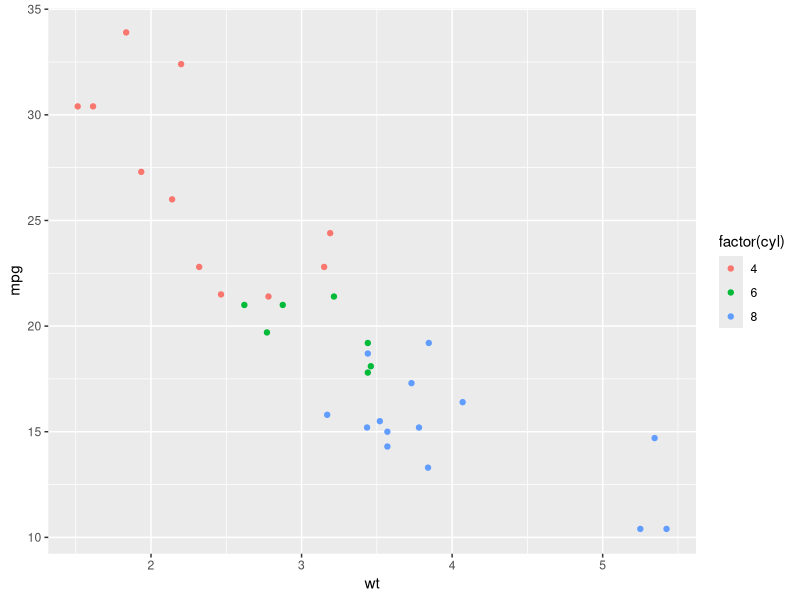
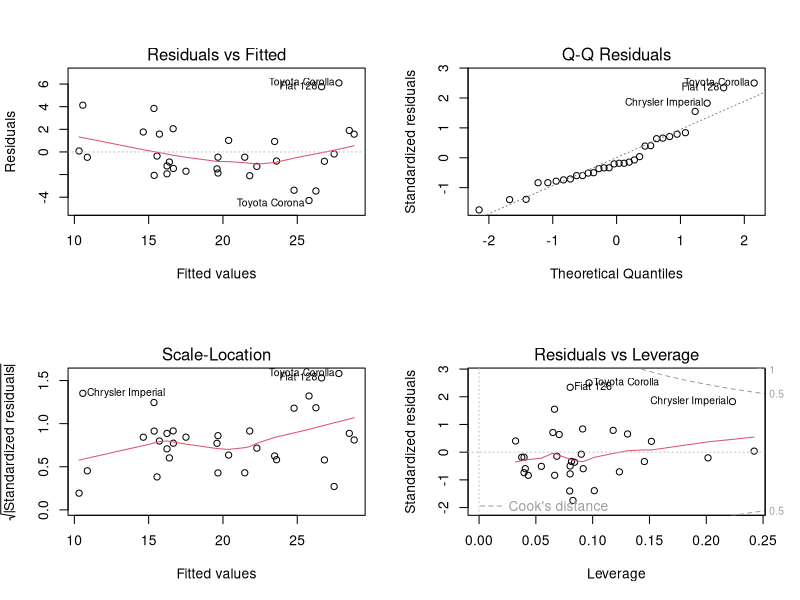

Write R code to recreate these figures, in order.
## ---- chunk 1
data(mtcars);library(ggplot2);qplot(wt,mpg,colour=factor(cyl),data=mtcars)
## ---- chunk 2
par(mfrow = c(2, 2))
plot(lm(mpg~wt+cyl,mtcars))
